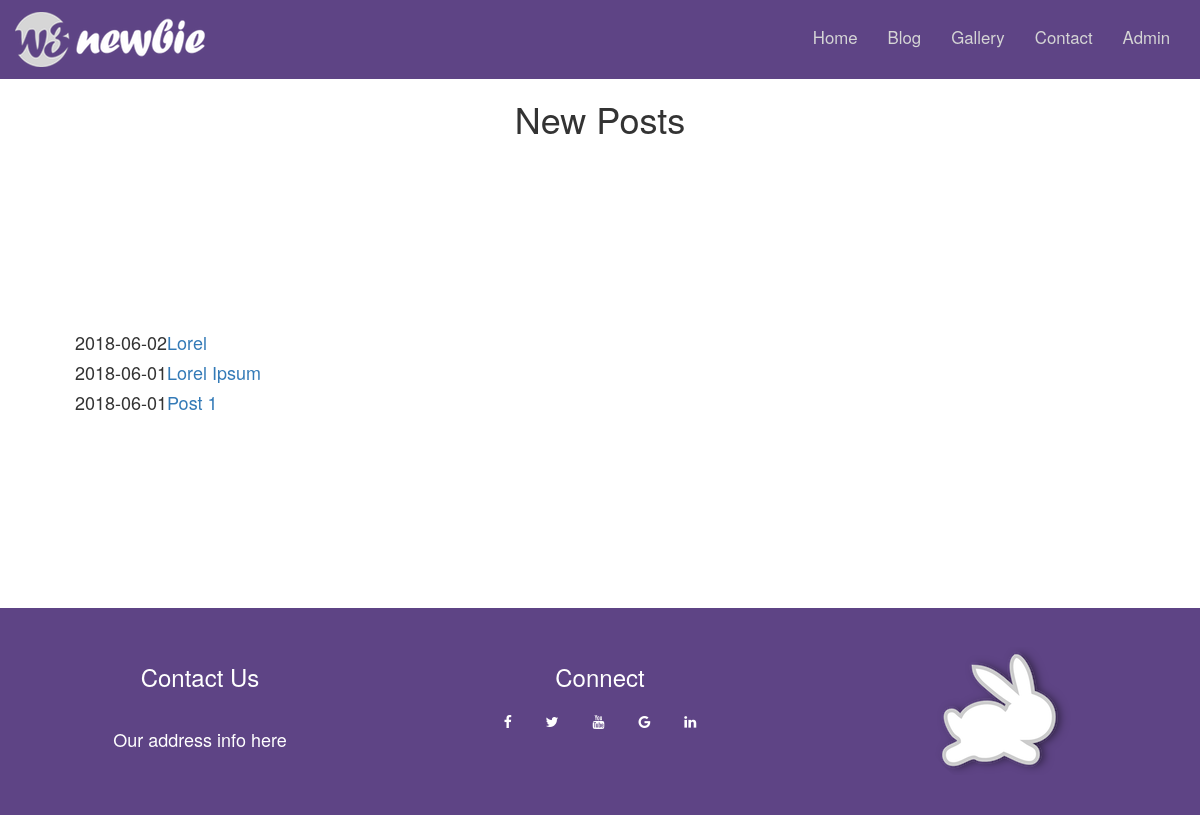
Screenshot of /blog/ with the database file from the repository.
### blog/models.py (models this page shows, shortened)
class Post(models.Model):
	title=models.CharField(max_length=200)
	body=models.TextField()
	date=models.DateTimeField()

### blog/templates/blog/blog.html
{% load staticfiles %}
{% include 'home/header.html'%}
<h1 class="text-center" style="overflow-y:hidden;">New Posts</h1>
    <div class="container">
		<div class="container">
			<div class="container">
				<div class="container ">
					{% block content %}
						{% for post in object_list %}
							<h4>{{post.date|date:"Y-m-d"}}<a href="/blog/{{post.id}}">{{post.title}}</a></h4>
						{% endfor %}
					{% endblock %}
				</div>
			</div>
		</div
	</div>
</div>
{% include 'home/footer.html'%}

### home/static/home/css/style.css (style rules this page uses)
* { margin: 0; padding: 0; overflow-x: hidden; }
.container { margin: 4% auto; }

### rows the page displays
Post: date "2018-06-02", title "Lorel"
Post: date "2018-06-01", title "Lorel Ipsum"
Post: date "2018-06-01", title "Post 1"
